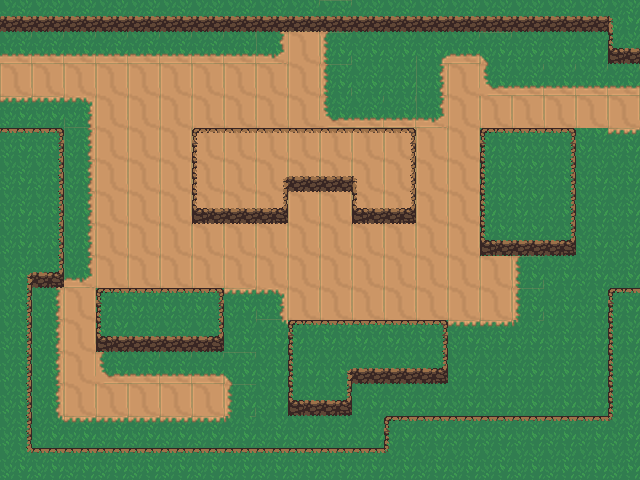

This is a level from a 2D game, rendered from its Tiled map with the project's own tilesets. A one-line summary and the complete map file follow:
An orthogonal 20x15 tile map with 32x32 px tiles, 3 tile layers (Grass-Background, path, walls), 4 tilesets and 19 objects.

<map version="1.0" tiledversion="1.0.2" orientation="orthogonal" renderorder="right-down" width="20" height="15" tilewidth="32" tileheight="32" nextobjectid="1">
 <tileset firstgid="1" name="simplegrass" tilewidth="32" tileheight="32" tilecount="4" columns="2">
  <image source="Textures/World Sprites/s_grass_background.png" width="64" height="64" />
 </tileset>
 <tileset firstgid="5" name="dirtwall" tilewidth="32" tileheight="32" tilecount="18" columns="9">
  <image source="Textures/World Sprites/s_dirtwall_tileset.png" trans="000000" width="288" height="64" />
  <terraintypes>
   <terrain name="New Terrain" tile="2" />
  </terraintypes>
  <tile id="1">
   <objectgroup draworder="index">
    <object id="1" x="0" y="0" width="32" height="32" />
   </objectgroup>
  </tile>
  <tile id="2" terrain=",0,0,0">
   <objectgroup draworder="index">
    <object id="2" x="26" y="0" width="6" height="32" />
    <object id="4" x="0" y="16" width="32" height="16" />
   </objectgroup>
  </tile>
  <tile id="3" terrain="0,,0,0">
   <objectgroup draworder="index">
    <object id="1" x="0" y="0" width="6" height="32" />
    <object id="2" x="0" y="16" width="32" height="16" />
   </objectgroup>
  </tile>
  <tile id="4" terrain=",,0,0">
   <objectgroup draworder="index">
    <object id="1" x="0" y="16" width="32" height="16" />
   </objectgroup>
  </tile>
  <tile id="5" terrain="0,0,,0">
   <objectgroup draworder="index">
    <object id="1" x="0" y="0" width="32" height="6" />
    <object id="2" x="26" y="0" width="6" height="32" />
   </objectgroup>
  </tile>
  <tile id="6" terrain=",0,,0">
   <objectgroup draworder="index">
    <object id="1" x="26" y="0" width="6" height="32" />
   </objectgroup>
  </tile>
  <tile id="7" terrain="0,,,0">
   <objectgroup draworder="index">
    <object id="1" x="0" y="0" width="6" height="6" />
    <object id="2" x="26" y="17" width="6" height="15" />
   </objectgroup>
  </tile>
  <tile id="8" terrain=",,,0">
   <objectgroup draworder="index">
    <object id="1" x="26" y="17" width="6" height="15" />
   </objectgroup>
  </tile>
  <tile id="10" terrain="0,0,0,">
   <objectgroup draworder="index">
    <object id="1" x="0" y="0" width="32" height="6" />
    <object id="2" x="0" y="6" width="6" height="26" />
   </objectgroup>
  </tile>
  <tile id="11" terrain=",0,0,">
   <objectgroup draworder="index">
    <object id="1" x="16" y="0" width="16" height="16" />
    <object id="2" x="0" y="16" width="16" height="16" />
   </objectgroup>
  </tile>
  <tile id="12" terrain="0,,0,">
   <objectgroup draworder="index">
    <object id="1" x="0" y="0" width="6" height="32" />
   </objectgroup>
  </tile>
  <tile id="13" terrain=",,0,">
   <objectgroup draworder="index">
    <object id="1" x="0" y="16" width="6" height="16" />
   </objectgroup>
  </tile>
  <tile id="14" terrain="0,0,,">
   <objectgroup draworder="index">
    <object id="1" x="0" y="0" width="32" height="6" />
   </objectgroup>
  </tile>
  <tile id="15" terrain=",0,," />
  <tile id="16" terrain="0,,," />
  <tile id="17" terrain="0,0,0,0">
   <objectgroup draworder="index" />
  </tile>
 </tileset>
 <tileset firstgid="23" name="s_dirtpath_tileset" tilewidth="32" tileheight="32" tilecount="18" columns="9">
  <image source="Textures/World Sprites/s_dirtpath_tileset.png" trans="000000" width="288" height="64" />
  <terraintypes>
   <terrain name="New Terrain" tile="4" />
  </terraintypes>
  <tile id="1" terrain="0,0,0,0" />
  <tile id="2" terrain=",0,0,0" />
  <tile id="3" terrain="0,,0,0" />
  <tile id="4" terrain=",,0,0" />
  <tile id="5" terrain="0,0,,0" />
  <tile id="6" terrain=",0,,0" />
  <tile id="7" terrain="0,,,0" />
  <tile id="8" terrain=",,,0" />
  <tile id="10" terrain="0,0,0," />
  <tile id="11" terrain=",0,0," />
  <tile id="12" terrain="0,,0," />
  <tile id="13" terrain=",,0," />
  <tile id="14" terrain="0,0,," />
  <tile id="15" terrain=",0,," />
  <tile id="16" terrain="0,,," />
 </tileset>
 <tileset firstgid="41" source="dirtwall.tsx" />
 <layer name="Grass-Background" width="20" height="15">
  <data encoding="csv">
1,1,1,1,1,1,1,1,1,1,1,1,1,1,1,1,1,1,1,1,
1,1,1,1,1,1,1,1,1,1,1,1,1,1,1,1,1,1,1,1,
1,1,1,1,1,1,1,1,1,1,1,1,1,1,1,1,1,1,1,1,
1,1,1,1,1,1,1,1,1,1,1,1,1,1,1,1,1,1,1,1,
1,1,1,1,1,1,1,1,1,1,1,1,1,1,1,1,1,1,1,1,
1,1,1,1,1,1,1,1,1,1,1,1,1,1,1,1,1,1,1,1,
1,1,1,1,1,1,1,1,1,1,1,1,1,1,1,1,1,1,1,1,
1,1,1,1,1,1,1,1,1,1,1,1,1,1,1,1,1,1,1,1,
1,1,1,1,1,1,1,1,1,1,1,1,1,1,1,1,1,1,1,1,
1,1,1,1,1,1,1,1,1,1,1,1,1,1,1,1,1,1,1,1,
1,1,1,1,1,1,1,1,1,1,1,1,1,1,1,1,1,1,1,1,
1,1,1,1,1,1,1,1,1,1,1,1,1,1,1,1,1,1,1,1,
1,1,1,1,1,1,1,1,1,1,1,1,1,1,1,1,1,1,1,1,
1,1,1,1,1,1,1,1,1,1,1,1,1,1,1,1,1,1,1,1,
1,1,1,1,1,1,1,1,1,1,1,1,1,1,1,1,1,1,1,1
</data>
 </layer>
 <layer name="path" width="20" height="15">
  <data encoding="csv">
0,0,0,0,0,0,0,0,31,27,36,0,0,0,0,0,0,0,0,0,
27,27,27,27,27,27,27,27,25,24,35,0,0,31,27,36,0,0,0,0,
24,24,24,24,24,24,24,24,24,24,35,0,0,29,24,26,27,27,27,27,
37,37,28,24,24,24,24,24,24,24,26,27,27,25,24,24,24,24,24,24,
0,0,29,24,24,24,24,24,24,24,24,24,24,24,24,4,4,4,4,37,
0,0,29,24,24,24,24,24,24,24,24,24,24,24,24,4,4,0,0,0,
0,0,29,24,24,24,24,24,24,24,24,24,24,24,24,4,4,0,0,0,
0,0,29,24,24,24,24,24,24,24,24,24,24,24,24,4,4,0,0,0,
0,31,25,24,24,24,24,24,24,24,24,24,24,24,24,24,35,0,0,0,
0,29,24,4,4,4,4,37,28,24,24,24,24,24,24,24,35,0,0,0,
0,29,24,4,0,0,0,0,38,4,4,4,4,4,37,37,39,0,0,0,
0,29,24,26,27,27,27,36,0,0,0,0,0,0,0,0,0,0,0,0,
0,29,24,24,24,24,24,35,0,0,0,0,0,0,0,0,0,0,0,0,
0,38,37,37,37,37,37,39,0,0,0,0,0,0,0,0,0,0,0,0,
0,0,0,0,0,0,0,0,0,0,0,0,0,0,0,0,0,0,0,0
</data>
 </layer>
 <layer name="walls" width="20" height="15">
  <properties>
   <property name="unity:layer" value="Walls" />
  </properties>
  <data encoding="csv">
9,9,9,9,9,9,9,9,9,9,9,9,9,9,9,9,9,9,9,18,
22,22,22,22,22,22,22,22,22,22,22,22,22,22,22,22,22,22,22,8,
22,22,22,22,22,22,22,22,22,22,22,22,22,22,22,22,22,22,22,22,
22,22,22,22,22,22,22,22,22,22,22,22,22,22,22,22,22,22,22,22,
19,10,22,22,22,22,15,19,19,19,19,55,46,58,58,15,19,10,58,22,
0,11,22,22,22,22,17,0,49,45,45,54,47,58,58,17,0,47,58,22,
0,11,22,22,22,22,8,9,43,58,58,44,43,58,58,17,0,11,22,22,
0,11,22,22,22,22,22,22,22,22,58,58,58,58,58,8,9,7,22,22,
13,7,22,22,22,22,22,22,22,22,58,58,58,58,22,22,22,22,22,22,
11,22,22,15,19,19,10,22,22,22,22,22,22,22,22,22,22,22,22,15,
11,22,22,8,9,9,7,22,22,15,19,19,19,10,22,22,22,22,22,17,
11,22,22,22,22,22,22,22,22,17,13,9,9,7,22,22,22,22,22,17,
11,22,22,22,22,22,22,22,22,8,7,22,22,22,22,22,22,22,22,17,
11,22,22,22,22,22,22,22,22,22,22,22,15,19,19,19,19,19,19,21,
20,19,19,19,19,19,19,19,19,19,19,19,21,0,0,0,0,0,0,0
</data>
 </layer>
</map>
